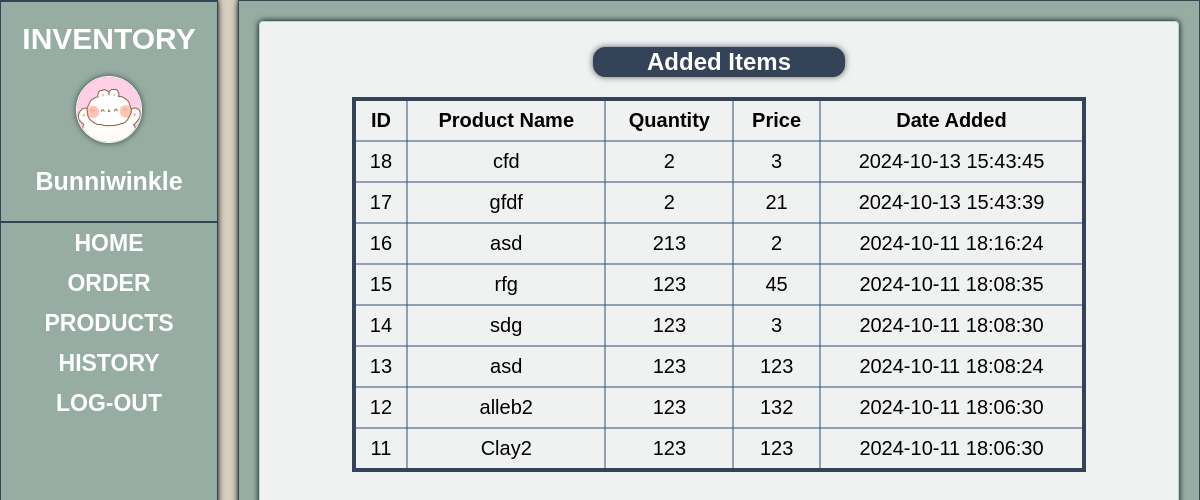
The app's page /added_items.php, older data.
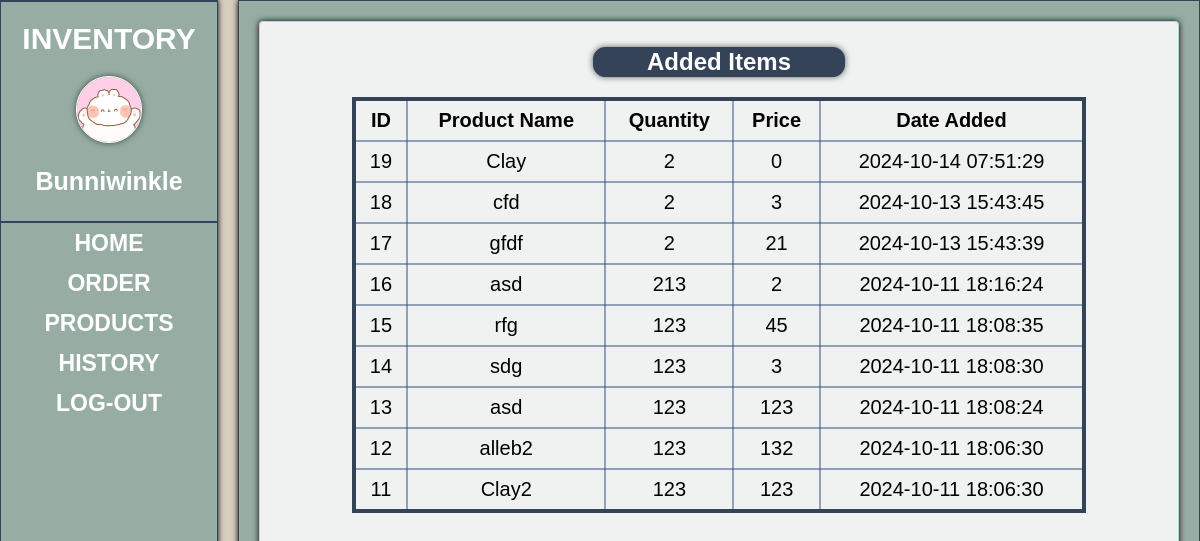
The same page, newer data.
### tables this page shows
CREATE TABLE `addeditem` (
  `id` int(11) NOT NULL,
  `productname` varchar(80) NOT NULL,
  `qty` int(100) NOT NULL,
  `price` int(100) NOT NULL,
  `dateadded` timestamp NOT NULL DEFAULT current_timestamp() ON UPDATE current_timestamp()
);

### added_items.php (the view, shortened to what this page needs)
<?php
$conn = new mysqli("localhost", "root", "", "logindb");
$addedItemsSql = "SELECT * FROM addeditem ORDER BY id DESC";
$addedItemsResult = $conn->query($addedItemsSql);
?>
<!DOCTYPE html>
<html lang="en">
<head>
    <link rel="stylesheet" href="maindisplay.css">
</head>
<body>
    <?php include 'sidebar.php'; ?>
    <div class="maindisplayDiv">
        <div class="insideTabelDisplayDiv">
            <div class="historylabelDiv">
                <h2 class="historyLabel">Added Items</h2>
            </div>
            <div class="tableWrap">
                <table class="historyTable">
                    <tr>
                        <th>ID</th>
                        <th>Product Name</th>
                        <th>Quantity</th>
                        <th>Price</th>
                        <th>Date Added</th>
                    </tr>
                    <?php
                    if ($addedItemsResult->num_rows > 0) {
                        while ($row = $addedItemsResult->fetch_assoc()) {
                            echo "<tr>
                                <td>" . $row['id'] . "</td>
                                <td>" . $row['productname'] . "</td>
                                <td>" . $row['qty'] . "</td>
                                <td>" . $row['price'] . "</td>
                                <td>" . $row['dateadded'] . "</td>
                              </tr>";
                        }
                    } else {
                        echo "<tr><td colspan='4'>No added items found</td></tr>";
                    }
                    ?>
                </table>
            </div>
        </div>
    </div>
</body>
</html>

Row changes from the older to the newer data that the page shows:
added addeditem: id "19", productname "Clay", qty "2", price "0", dateadded "2024-10-14 07:51:29"
